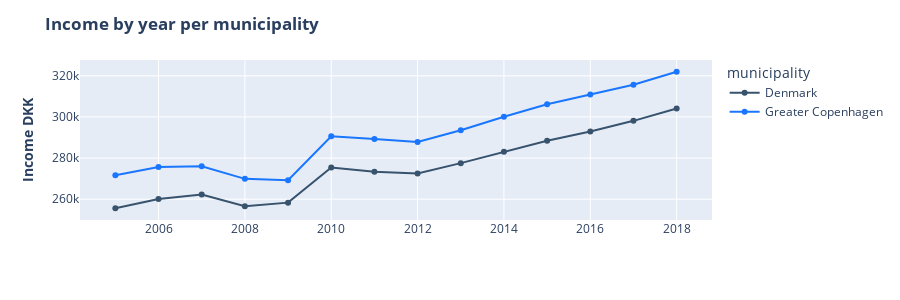

This figure's notebook cell:
### Markdown cell above
### Timelines for Income, Days in Hospital and # of Hospitalizations

### Code cell
# Group the data by 'year' and 'municipality', then calculate the sum of 'weighted_inc_mun' for each group
df_income = df_cop_dk.groupby(['year', 'municipality'])['weighted_inc_mun'].sum().reset_index(name='count')

# Create a line chart using Plotly Express, with 'year' on the x-axis, 'count' on the y-axis, and colored by 'municipality'
fig = px.line(df_income, x='year', y='count', color='municipality', markers=True, width=900, height=300)  # Adding markers to the line plot for better visibility of data points

# update line colors to rgb(55, 83, 109) for Denmark and rgb(26, 118, 255) for Greater Copenhagen
fig.update_traces(line_color='rgb(55, 83, 109)', selector=dict(name='Denmark'))
fig.update_traces(line_color='rgb(26, 118, 255)', selector=dict(name='Greater Copenhagen'))

# Edit the layout
fig.update_layout(title='<b>Income by year per municipality<b>',
                   xaxis_title='',
                   yaxis_title='<b>Income DKK<b>')

fig.show()

### Figure 1 — Plotly figure (JSON) as saved in the notebook; plotly's stock layout.template omitted (floating-point values rounded to 4 significant figures)
{"data": [{"hovertemplate": "municipality=Denmark<br>year=%{x}<br>count=%{y}<extra></extra>", "legendgroup": "Denmark", "line": {"color": "rgb(55, 83, 109)", "dash": "solid"}, "marker": {"symbol": "circle"}, "mode": "lines+markers", "name": "Denmark", "orientation": "v", "showlegend": true, "type": "scatter", "x": [2005, 2006, 2007, 2008, 2009, 2010, 2011, 2012, 2013, 2014, 2015, 2016, 2017, 2018], "xaxis": "x", "y": [255600.0, 260100.0, 262300.0, 256600.0, 258300.0, 275400.0, 273400.0, 272500.0, 277500.0, 283100.0, 288400.0, 293000.0, 298100.0, 304100.0], "yaxis": "y"}, {"hovertemplate": "municipality=Greater Copenhagen<br>year=%{x}<br>count=%{y}<extra></extra>", "legendgroup": "Greater Copenhagen", "line": {"color": "rgb(26, 118, 255)", "dash": "solid"}, "marker": {"symbol": "circle"}, "mode": "lines+markers", "name": "Greater Copenhagen", "orientation": "v", "showlegend": true, "type": "scatter", "x": [2005, 2006, 2007, 2008, 2009, 2010, 2011, 2012, 2013, 2014, 2015, 2016, 2017, 2018], "xaxis": "x", "y": [271700.0, 275700.0, 276100.0, 269900.0, 269200.0, 290600.0, 289300.0, 287900.0, 293500.0, 300100.0, 306200.0, 310900.0, 315700.0, 322000.0], "yaxis": "y"}], "layout": {"height": 300, "legend": {"title": {"text": "municipality"}, "tracegroupgap": 0}, "margin": {"t": 60}, "title": {"text": "<b>Income by year per municipality<b>"}, "width": 900, "xaxis": {"anchor": "y", "domain": [0, 1], "title": {"text": ""}}, "yaxis": {"anchor": "x", "domain": [0, 1], "title": {"text": "<b>Income DKK<b>"}}}}
